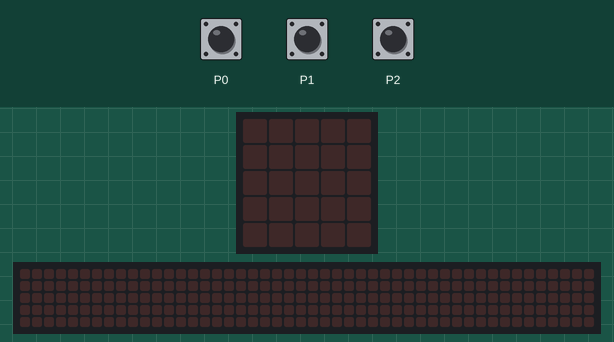
A program run on a simulated BBC micro:bit (MakeCode). Parts: the board's 5×5 LED display, a strip that is not on the board, showing the scrolling text unrolled. The test bench sets the inputs (shaded band). Random numbers come from a fixed seed; the 48×5 strip is a reading aid, not a part: it shows the text the display is scrolling, unrolled, one strip-width of it at a time.

Above: at 1.2 s.
1.3 s: touch pin P0 pressed for 0.15 s
At 7.0 s:
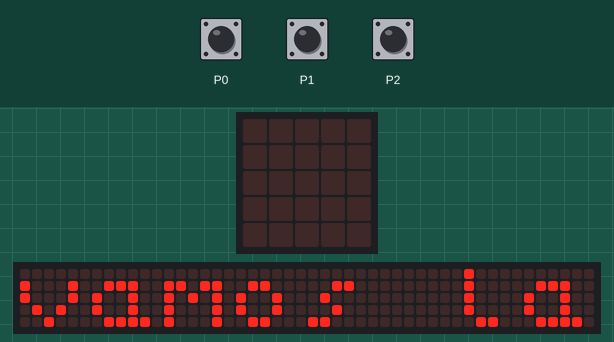
At 11.0 s:
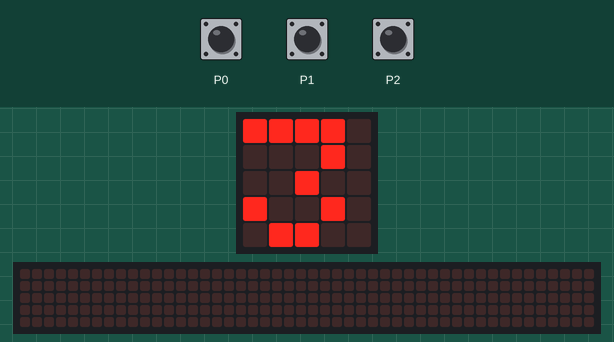
Timing chart, 0 to 12.5 s (numbered marks = the images above; inputs shaded):
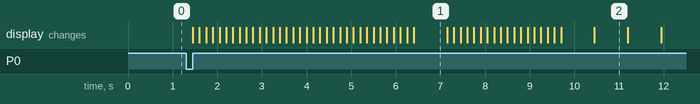

The program:

main.ts
```typescript
input.onPinPressed(TouchPin.P0, function () {
    basic.showString("vamos la!")
    basic.showNumber(3)
    basic.showNumber(2)
    basic.showNumber(1)
    basic.clearScreen()
    basic.pause(randint(1000, 10000))
    basic.showIcon(IconNames.Heart)
})
input.onPinPressed(TouchPin.P2, function () {
    basic.showLeds(`
        . . # # #
        . . # # #
        . . . . #
        . . . . #
        . . . . #
        `)
})
input.onPinPressed(TouchPin.P1, function () {
    basic.showLeds(`
        # # # . .
        # # # . .
        # . . . .
        # . . . .
        # . . . .
        `)
})
basic.forever(function () {

})
```

test.ts
```typescript
// testes vão aqui; isto não será compilado quando este pacote for usado como uma extensão.
```

Measured:
- after the input at 1.3 s, the display: changes after 0.15 s (image 1)
- what the display in image 1 shows lasts 0.8 s, from 6.4 s to 7.2 s
